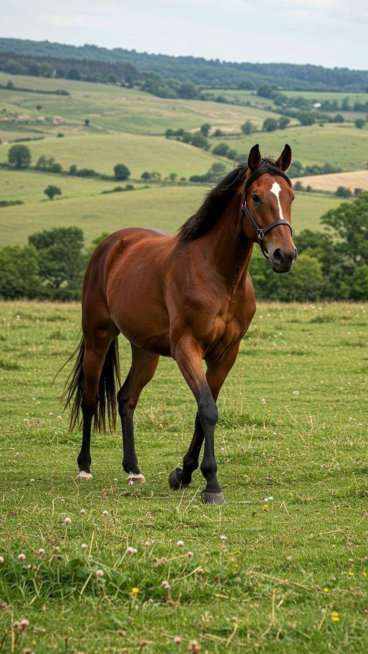
#> input picture data/horse.jpeg, 736 x 1308 px (shown at 1/2 size)
$ jupyter execute --allow-errors File.ipynb
#> lines starting #> are read from the running program, lines starting #| are printed output that depends on the picture; after the words box and inside, x2 and y2 are one past the last pixel; in counts of white or black regions, pixels touching at a corner belong together
[cell 1]
#Threshold
import os,cv2
image = cv2.imread("./data/horse.jpeg")
#> image is the input picture: shape (1308, 736, 3); mean B, G, R 85.2, 132.5, 128.7
gray_img = cv2.cvtColor(image,cv2.COLOR_RGB2GRAY)
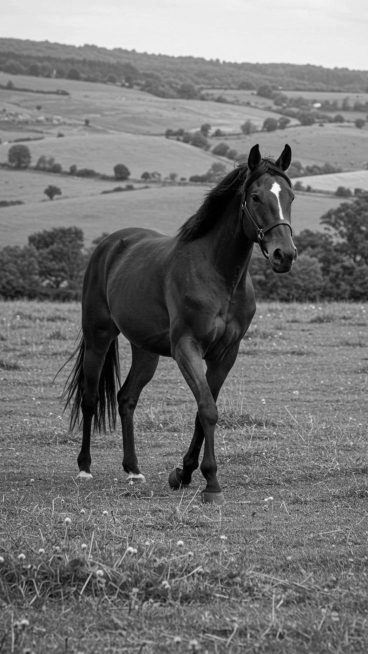
#> gray_img: shape (1308, 736) (shown at 1/2 size); min 0, max 252, mean 117.9
ret ,Threshold = cv2.threshold(gray_img,80,255,cv2.THRESH_BINARY)
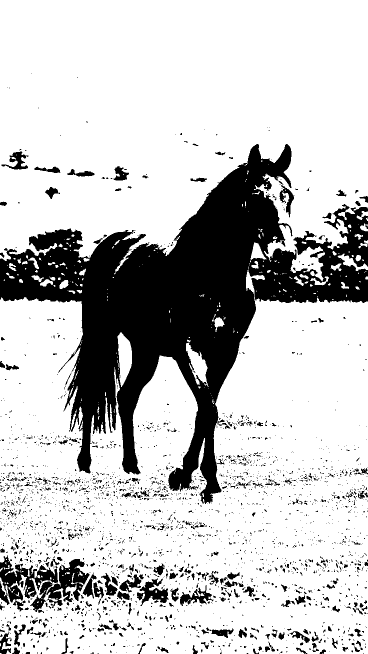
#> Threshold: shape (1308, 736) (shown at 1/2 size); 77.1% white; 2693 black regions (2376 under 20 px), largest, box (x1, y1, x2, y2) and area: (0, 288, 736, 1008) 177289, (0, 1110, 116, 1223) 4917, (60, 1118, 179, 1224) 4423
Threshold = cv2.blur(Threshold , (10,10))
ret ,Threshold = cv2.threshold(gray_img,180,255,cv2.THRESH_BINARY)
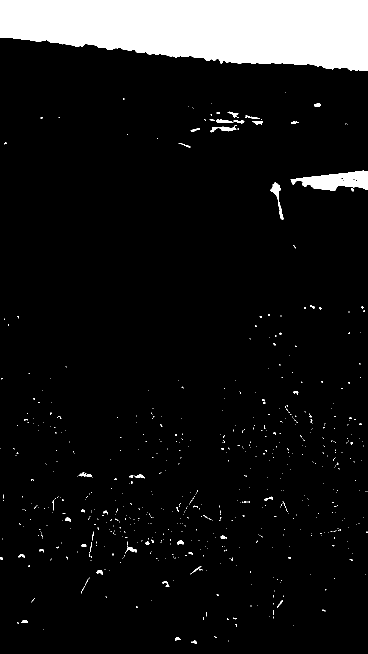
#> Threshold: shape (1308, 736) (shown at 1/2 size); 9.4% white; 631 white regions (587 under 20 px), largest, box (x1, y1, x2, y2) and area: (0, 0, 736, 142) 81604, (581, 341, 736, 382) 3704, (541, 364, 568, 439) 507

cv2.imshow("image",Threshold)

cv2.waitKey(0)

[cell 2]
import os,cv2
image = cv2.imread("./data/hand.jpeg")
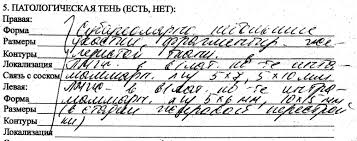
#> input picture data/hand.jpeg, 357 x 141 px
#> image is the input picture: shape (141, 357, 3); min 0, max 255, mean 216.6
gray_img = cv2.cvtColor(image,cv2.COLOR_RGB2GRAY)
#> gray_img: shape (141, 357)
# ret ,Threshold = cv2.threshold(gray_img,140,255,cv2.THRESH_BINARY)
Threshold = cv2.adaptiveThreshold(gray_img ,255 , cv2.ADAPTIVE_THRESH_MEAN_C,cv2.THRESH_BINARY,11,20)
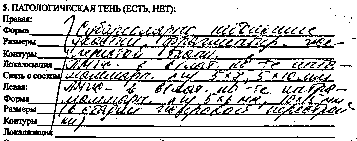
#> Threshold: shape (141, 357); 79.3% white; black in thin lines or dots
cv2.imshow("image",Threshold)
cv2.imshow("N-image",image)

cv2.waitKey(0)

[cell 3]
import os,cv2
import numpy as np
image = cv2.imread("./data/basketball.jpeg")
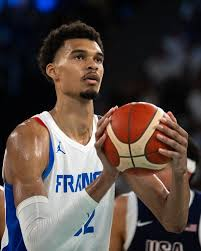
#> input picture data/basketball.jpeg, 201 x 251 px
#> image is the input picture: shape (251, 201, 3); mean B, G, R 67.6, 71.5, 83.9
canny_img = cv2.Canny(image , 100, 200)
#> canny_img: shape (251, 201); 9.8% white in thin lines or dots
canny_img3 = cv2.Canny(image , 200, 400)
#> canny_img3: shape (251, 201); 6.9% white in thin lines or dots
canny_img2= cv2.Canny(image , 50, 350)
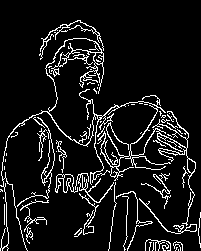
#> canny_img2: shape (251, 201); 9.3% white in thin lines or dots
canny_img1= cv2.Canny(image , 400, 700)
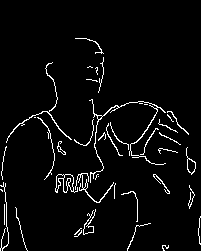
#> canny_img1: shape (251, 201); 4.1% white in thin lines or dots, all inside (x1, y1, x2, y2) = (0, 38, 201, 251)

# median_val = np.median(image)

# lower = int(max(0, 0.66 * median_val))
# upper = int(min(255, 1.33 * median_val))

img_edged = cv2.dilate(canny_img,np.ones((2,2),dtype=np.int8))
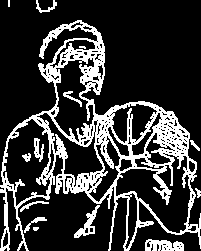
#> img_edged: shape (251, 201); 21.5% white; 14 white regions (2 under 20 px), largest, box (x1, y1, x2, y2) and area: (0, 20, 201, 251) 9618, (145, 239, 184, 251) 334, (74, 205, 100, 238) 257
img_edged_e = cv2.erode(img_edged,np.ones((10,10),dtype=np.int8))
#> img_edged_e: shape (251, 201); every value is 0

cv2.imshow("image",canny_img)
cv2.imshow("edged" , img_edged)
cv2.imshow("image1",img_edged_e)
# cv2.imshow("image2",canny_img2)
# cv2.imshow("image3",canny_img3)

cv2.waitKey(0)

[cell 4]
import os,cv2
image = cv2.imread("./data/ROCH.jpeg")
cv2.line(image , (100,100) , (300,450) , (0,255,0) , 3)
cv2.rectangle(image,(200,300),(400,400) , (140,200,255) , 2)
cv2.circle(image,(500,500),100,(34,69,100) , -1)
cv2.putText(image,"Hi" ,(499,234) , cv2.FONT_HERSHEY_COMPLEX ,2, (20,50,21) , 2 )
cv2.imshow("image",image)
cv2.waitKey(0)

[cell 5]
import os,cv2
image = cv2.imread("./data/birds.jpeg")
#> (the rest of this cell did not finish here and is left out)

[cell 6]
import cv2

image = cv2.imread("./data/brid.jpeg")
cv2.imshow("image", image)
cv2.waitKey(0)
cv2.destroyAllWindows()

[cell 7]
import os,cv2
image = cv2.imread("./data/noisejpeg.jpeg")
#> (the rest of this cell did not finish here and is left out)

[cell 8]
import cv2
import matplotlib.pyplot as plt
from IPython.display import display, clear_output
import time

webcam = cv2.VideoCapture(0)

try:
    while True:   # infinite loop
        ret, frame = webcam.read()
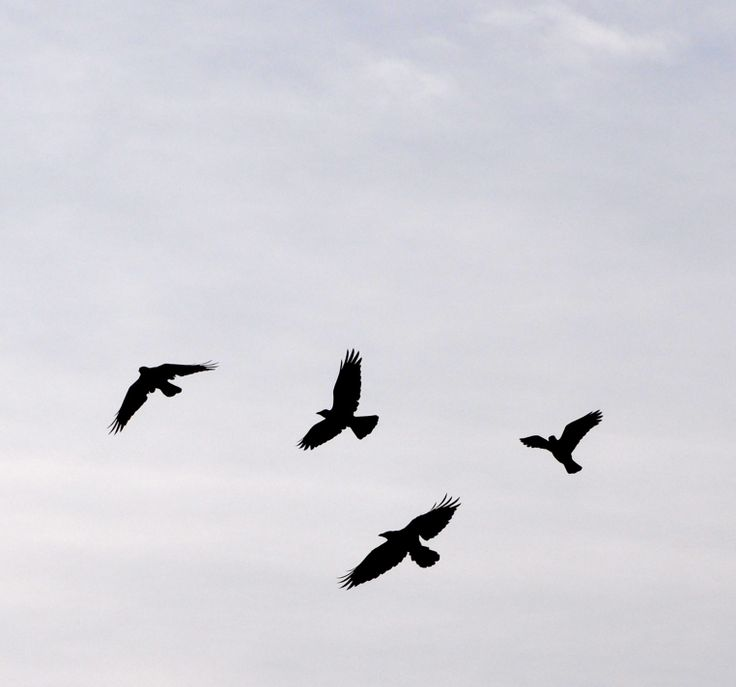
#> input picture data/download (26).jpeg, 736 x 687 px, given in place of the camera
#> frame is the input picture: shape (687, 736, 3); mean B, G, R 218.7, 212, 212.7

        frame_rgb = cv2.cvtColor(frame, cv2.COLOR_BGR2RGB)

        clear_output(wait=True)
        plt.imshow(frame_rgb)
#> (this line was passed over: IPython is not available in this run)
        plt.axis("off")
#> (this line was passed over: IPython is not available in this run)
        display(plt.gcf())
#> (this line was passed over: IPython is not available in this run)

        time.sleep(0)

except KeyboardInterrupt:
    print("⏹ Stopped manually")

webcam.release()
